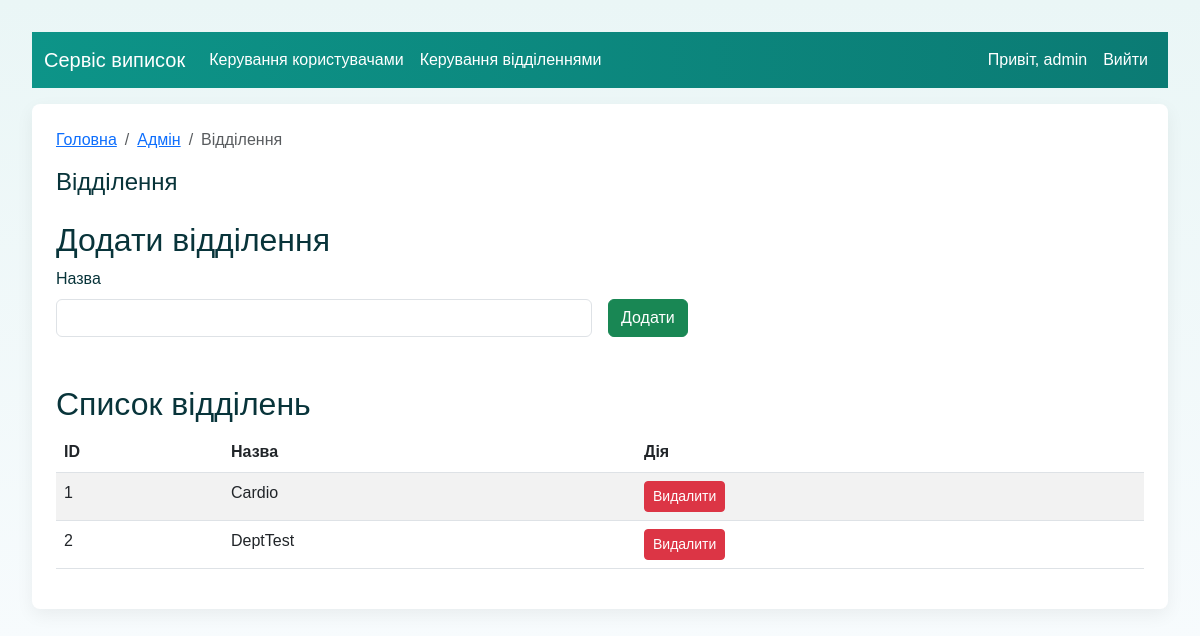
Screenshot of /admin/departments (signed in) with the database file from the repository.
### models.py (models this page shows, shortened)
class User(UserMixin, db.Model):
    __tablename__ = 'users'
    id = db.Column(db.Integer, primary_key=True)
    username = db.Column(db.String(80), unique=True, nullable=False)
    password_hash = db.Column(db.String(128), nullable=False)
    role = db.Column(db.String(20), nullable=False, default='operator')  # operator/editor/admin
    records = db.relationship('Record', backref='creator', lazy=True)

class Department(db.Model):
    __tablename__ = 'departments'
    id = db.Column(db.Integer, primary_key=True)
    name = db.Column(db.String(200), nullable=False, unique=True)
    created_at = db.Column(db.DateTime, default=datetime.utcnow)

### app.py (the view)
    @app.route('/admin/departments')
    @role_required('admin')
    def admin_departments():
        departments = Department.query.order_by(Department.name).all()
        return render_template('admin_departments.html', departments=departments)

### templates/admin_departments.html (shortened to what this page needs)
{% extends "base.html" %}
{% block breadcrumbs %}
  <li class="breadcrumb-item"><a href="{{ url_for('admin_users') }}">Адмін</a></li>
  <li class="breadcrumb-item active" aria-current="page">Відділення</li>
{% endblock %}
{% block content %}
  <h1 class="h4">Відділення</h1>
  <h2 class="mt-4">Додати відділення</h2>
  <form method="post" action="{{ url_for('admin_create_department') }}" class="row gx-3 gy-2 align-items-end">
    <div class="col-sm-6">
      <label class="form-label">Назва</label>
      <input class="form-control" name="name" required>
    </div>
    <div class="col-auto">
      <button class="btn btn-success" type="submit">Додати</button>
    </div>
  </form>
  <h2 class="mt-5">Список відділень</h2>
  <div class="table-responsive">
    <table class="table table-striped">
      <thead>
        <tr><th>ID</th><th>Назва</th><th>Дія</th></tr>
      </thead>
      <tbody>
        {% for d in departments %}
          <tr>
            <td>{{ d.id }}</td>
            <td>{{ d.name }}</td>
            <td>
              <form method="post" action="{{ url_for('admin_delete_department', dept_id=d.id) }}" style="display:inline;" onsubmit="return confirm('Видалити відділення {{ d.name }}?');">
                <button class="btn btn-danger btn-sm" type="submit">Видалити</button>
              </form>
            </td>
          </tr>
        {% endfor %}
      </tbody>
    </table>
  </div>
{% endblock %}

### templates/base.html (shortened to what this page needs)
<!doctype html>
<html lang="uk">
<head>
  <link href="https://cdn.jsdelivr.net/npm/bootstrap@5.3.0/dist/css/bootstrap.min.css" rel="stylesheet">
  <link rel="stylesheet" href="{{ url_for('static', filename='style.css') }}">
</head>
<body>
  <nav class="navbar navbar-expand-lg navbar-dark navbar-medical mb-3">
    <div class="container-fluid">
      <a class="navbar-brand" href="{{ url_for('index') }}">Сервіс виписок</a>
      <div class="collapse navbar-collapse">
        <ul class="navbar-nav me-auto mb-2 mb-lg-0">
          {% if current_user.is_authenticated %}
            {% if current_user.role == 'admin' %}
              <li class="nav-item"><a class="nav-link" href="{{ url_for('admin_users') }}">Керування користувачами</a></li>
              <li class="nav-item"><a class="nav-link" href="{{ url_for('admin_departments') }}">Керування відділеннями</a></li>
            {% endif %}
          {% endif %}
        </ul>
        <ul class="navbar-nav ms-auto">
          {% if current_user.is_authenticated %}
            <li class="nav-item nav-link">Привіт, {{ current_user.username }}</li>
            <li class="nav-item"><a class="nav-link" href="{{ url_for('logout') }}">Вийти</a></li>
          {% endif %}
        </ul>
      </div>
    </div>
  </nav>
  <div class="container">
    <nav aria-label="breadcrumb">
      <ol class="breadcrumb">
        <li class="breadcrumb-item"><a href="{{ url_for('index') }}">Головна</a></li>
        {% block breadcrumbs %}{% endblock %}
      </ol>
    </nav>
    {% block content %}{% endblock %}
  </div>
</body>
</html>

### static/style.css (style rules this page uses)
body { font-family: Arial, sans-serif; margin: 2rem; background: #f7f7f7; }
.container { background: #fff; padding: 1.5rem; border-radius: 6px; box-shadow: 0 2px 6px rgba(0,0,0,0.06); }
body { background: linear-gradient(180deg, #eaf6f6 0%, #f7fbfd 100%); color: #08343a; }
.navbar-medical { background: linear-gradient(90deg,#0d9488,#0b7b74); }
.navbar-medical .navbar-brand, .navbar-medical .nav-link { color: #fff !important; }
.container { background: #ffffff; padding: 1.5rem; border-radius: 8px; box-shadow: 0 6px 18px rgba(10,20,20,0.06); }
.table-striped > tbody > tr:nth-of-type(odd) { background-color: #fbffff; }

### rows the page displays
User: username "admin"
Department: id "1", name "Cardio"
Department: id "2", name "DeptTest"
